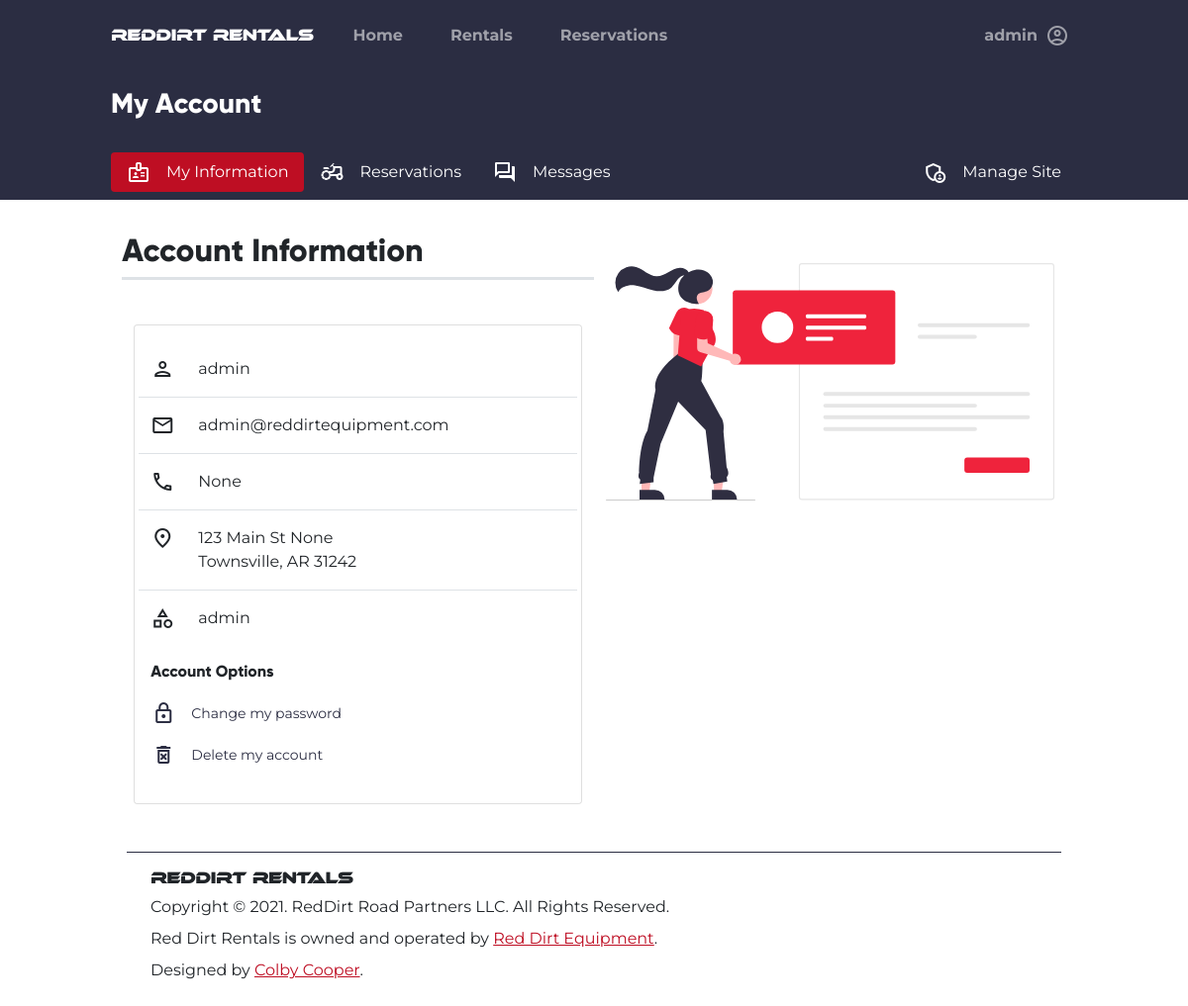
The page /account/ (signed in) on the database its author committed.
### tables this page shows
CREATE TABLE users (
    id INTEGER PRIMARY KEY AUTOINCREMENT,
    firstname TEXT NOT NULL,
    lastname TEXT NOT NULL,
    phonenumber TEXT NOT NULL,
    email TEXT NOT NULL,
    password BLOB NOT NULL,
    groups TEXT NOT NULL,
    address TEXT NOT NULL,
    city TEXT NOT NULL,
    state TEXT NOT NULL,
    zip TEXT NOT NULL
, token TEXT, token_expire TEXT);

### rentals_app/account.py (the view)
@account.route("/")
@login_required
def index():
    return render_template("account/index.html", user=g.user)

### rentals_app/auth.py (called while the page is built)
@auth.before_app_request
def fetch_current_user():
    userid = session.get("userid")
    if userid is None:
        g.user = None
    else:
        g.user = User.find_user(userid)

def login_required(view):
    @functools.wraps(view)
    def wrapped_view(**kwargs):
        if g.user is None:
            return redirect(url_for("auth.login"))
        return view(**kwargs)
    return wrapped_view

### rentals_app/helpers.py (called while the page is built)
def connect_to_db():
    con = sqlite3.connect(DB_PATH)
    return con, con.cursor()

### rentals_app/models/user.py (called while the page is built)
    def find_user(id) -> "User":
        con, cur = helpers.connect_to_db()
        sql = """
        SELECT * FROM users WHERE id='{}'
        """.format(
            id
        )
        try:
            db = cur.execute(sql).fetchone()
            if not db:
                return None
            return User(
                userid=db[0],
                firstname=db[1],
                lastname=db[2],
                phonenumber=db[3],
                email=db[4],
                password=db[5],
                groups=db[6],
                address=db[7],
                city=db[8],
                state=db[9],
                zip=db[10],
            )
        except Exception as ex:
            con.rollback()
            raise ex
        finally:
            con.close()

### rentals_app/templates/account/index.html (shortened to what this page needs)
{% extends "Base.html" %}
{% block content %}
<div class="container-fluid bg-dark">
    <div class="row">
        <div class="col-md-10 mx-auto">
            <h3 class="text-white py-3 fw-bold">My Account</h3>
        </div>
    </div>
</div>
{% include 'account_nav.html' %}
<div class="container-fluid">
    <div class="row mx-3">
        <div class="col-md-10 mx-auto my-3">
            <div class="row">
                <div class="col col-md-6">
                    <h2 class="row fw-bold border-bottom border-3 pb-2 my-3">Account Information</h2>
                    {% with messages = get_flashed_messages() %} {% if messages %} {% for message in messages %}
                    <div class="form-text text-danger mb-2 fw-bold">
                        {{message}}
                    </div>
                    {% endfor %} {% else %}
                    <div class="form-text text-danger mb-2 fw-bold">
                    </div>
                    {% endif %} {% endwith %}
                    <div class="card card-body d-flex flex-column">
                        <div class="row border-bottom py-3">
                            <span class="col-auto material-icons-outlined">
                            </span>
                            <span class="col">
                                {{user.firstname}} {{user.lastname}}
                            </span>
                        </div>
                        <div class="row border-bottom py-3">
                            <span class="col-auto material-icons-outlined">
                            </span>
                            <span class="col">
                                {{user.email}}
                            </span>
                        </div>
                        <div class="row border-bottom py-3">
                            <span class="col-auto material-icons-outlined">
                            </span>
                            <span class="col">
                                {{user.phonenumber}}
                            </span>
                        </div>
                        <div class="row border-bottom py-3">
                            <span class="col-auto material-icons-outlined">
                            </span>
                            <span class="col">
                                <span class="m-0 row">{{user.address}}</span>
                                <span class="m-0 row">{{user.city}}, {{user.state}} {{user.zip}}</span>
                            </span>
                        </div>
                        <div class="row py-3">
                            <span class="col-auto material-icons-outlined">
                            </span>
                            <span class="col">
                                {{user.groups}}
                            </span>
                            <h6 class="my-3">Account Options</h6>
                            <div class="row ps-3">
                                <button type="button"
                                        class="col-8 btn btn-sm btn-link text-dark text-decoration-none d-flex flex-row align-items-center"
                                        data-bs-toggle="modal"
                                        data-bs-target="#ch_pwd_modal">
                                    <span class="col-auto material-icons-outlined me-3">
                                    </span>
                                    Change my password
                                </button>
                            </div>
                            <div class="row mt-2 ps-3">
                                <button type="button"
                                        class="col-8 btn btn-sm btn-link text-dark text-decoration-none d-flex flex-row align-items-center"
                                        data-bs-toggle="modal"
                                        data-bs-target="#del_acct_modal">
                                    <span class="col-auto material-icons-outlined me-3"
                                          class="font-size: 12px;">
                                    </span>
                                    Delete my account
                                </button>
                            </div>
                        </div>
                    </div>
                </div>
                <div class="d-none d-md-flex col-md-6 flex-column mt-5">
                    <img src="{{ url_for('static', filename='img/account_ils.svg') }}"
                         class="img-fluid">
                </div>
            </div>
        </div>
    </div>
</div>
{% endblock %}

### rentals_app/templates/base.html (shortened to what this page needs)
<!doctype html>
<html lang="en">
<head>
    <link rel="stylesheet"
          href="https://cdn.jsdelivr.net/npm/fullcalendar@5.7.2/main.css"
>
    <link rel="stylesheet"
          href="{{url_for('static', filename='global.css')}}">
</head>
<body class="bg-white"
      style="overflow-x: hidden;">
    <div class="row mx-0 bg-dark">
        <div class="col-md-10 mx-auto">
            <nav class="navbar navbar-expand-lg navbar-dark bg-dark py-3">
                <a href="{{url_for('index.root')}}"
                   class="navbar-brand">
                    <h6 class="m-0"
                        style="font-family:ethnocentric;">RedDirt Rentals</h6>
                </a>
                <div class="collapse navbar-collapse"
                     id="nav_main">
                    <ul class="navbar-nav w-100">
                        <li class="nav-item mx-3">
                            <a class="nav-link fw-bold"
                               aria-current="page"
                               href="{{ url_for('index.root') }}">Home</a>
                        </li>
                        <li class="nav-item px-3">
                            <a class="nav-link fw-bold"
                               href="{{url_for('Rentals.all_rentals')}}">Rentals</a>
                        </li>
                        <li class="nav-item mx-3">
                            <a class="nav-link fw-bold"
                               href="{{url_for('account.reservations', id=None)}}">Reservations</a>
                        </li>
                        {% if g.user != None %}
                        <li class="nav-item dropdown dropdown-dark ms-lg-auto ms-3">
                            <a class="nav-link dropdown-toggle d-flex flex-row align-items-center fw-bold"
                               href="#"
                               data-bs-toggle="dropdown"
                               aria-expanded="false">
                                <span class="me-2">{{g.user.firstname}}</span>
                                <span class="material-icons-outlined">
                                </span>
                            </a>
                        </li>
                        {% endif %}
                    </ul>
                </div>
            </nav>
        </div>
    </div>
    {% block content %} {% endblock %}
    <div class="row mx-0">
        <div class="col-md-10 mx-auto">
            <footer class="p-3">
                <div class="container mt-3 border-top border-dark pt-3">
                    <h6 class="m-0"
                        style="font-family: ethnocentric;">RedDirt Rentals</h6>
                    <p class="my-2">Copyright &copy; 2021. RedDirt Road Partners LLC. All Rights Reserved.</p>
                    <p class="my-2">Red Dirt Rentals is owned and operated by <a href="https://reddirtequipment.com"
                           target="_blank">Red Dirt Equipment</a>.</p>
                    <p class="mb-2">Designed by <a href="mailto:ccooper@reddirtequipment.com">Colby Cooper</a>.</p>
                </div>
            </footer>
        </div>
    </div>
</body>
</html>

### rows shown on the page
users: user.firstname "admin", firstname "admin", email "admin@reddirtequipment.com", phonenumber "None", address "123 Main St None", city "Townsville", state "AR", zip "31242", groups "admin"
